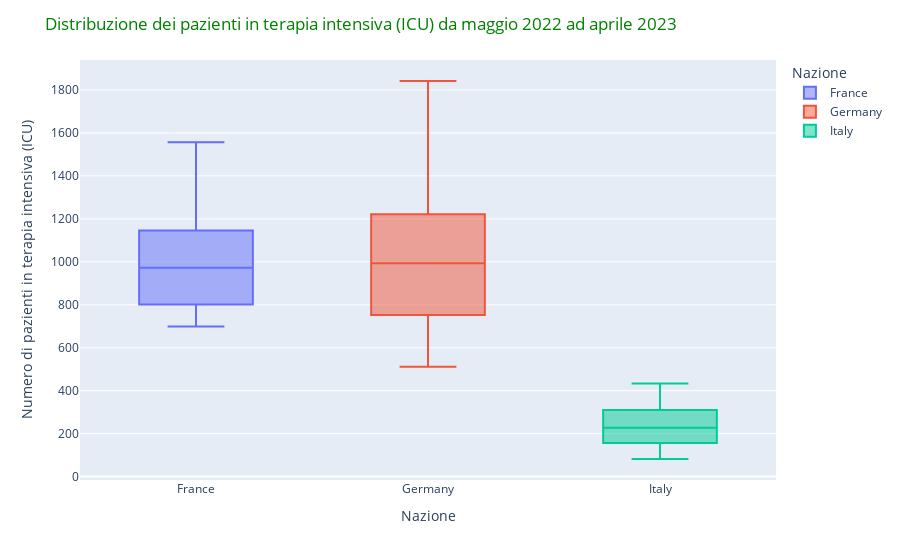

Notebook code cell kept with this figure:
### Code cell
import plotly.express as px

nazioni_selezionate = ['Italy', 'Germany', 'France']
filtro_nazioni = covid_data[covid_data['location'].isin(nazioni_selezionate)]

# periodo da maggio 2022 ad aprile 2023
filtro_periodo = filtro_nazioni[(filtro_nazioni['date'] >= '2022-05-01') & (filtro_nazioni['date'] <= '2023-04-30')]

# creo il boxplot con Plotly
fig = px.box(filtro_periodo, x='location', y='icu_patients', color='location',
             labels={'location': 'Nazione', 'icu_patients': 'Numero di pazienti in terapia intensiva (ICU)'})

fig.update_layout(title_text='Distribuzione dei pazienti in terapia intensiva (ICU) da maggio 2022 ad aprile 2023',
                  title_font_color='green')
fig.show()

### Figure 1 — Plotly figure (JSON) as saved in the notebook; plotly's stock layout.template omitted (floating-point values rounded to 4 significant figures; data arrays with more than 128 entries replaced by an {"elided": "..."} marker saying what was removed)
{"data": [{"alignmentgroup": "True", "hovertemplate": "Nazione=%{x}<br>Numero di pazienti in terapia intensiva (ICU)=%{y}<extra></extra>", "legendgroup": "France", "marker": {"color": "#636efa"}, "name": "France", "notched": false, "offsetgroup": "France", "orientation": "v", "showlegend": true, "type": "box", "x": {"elided": "365 str values"}, "x0": " ", "xaxis": "x", "y": {"elided": "365 int values"}, "y0": " ", "yaxis": "y"}, {"alignmentgroup": "True", "hovertemplate": "Nazione=%{x}<br>Numero di pazienti in terapia intensiva (ICU)=%{y}<extra></extra>", "legendgroup": "Germany", "marker": {"color": "#EF553B"}, "name": "Germany", "notched": false, "offsetgroup": "Germany", "orientation": "v", "showlegend": true, "type": "box", "x": {"elided": "365 str values"}, "x0": " ", "xaxis": "x", "y": {"elided": "365 int values"}, "y0": " ", "yaxis": "y"}, {"alignmentgroup": "True", "hovertemplate": "Nazione=%{x}<br>Numero di pazienti in terapia intensiva (ICU)=%{y}<extra></extra>", "legendgroup": "Italy", "marker": {"color": "#00cc96"}, "name": "Italy", "notched": false, "offsetgroup": "Italy", "orientation": "v", "showlegend": true, "type": "box", "x": {"elided": "365 str values"}, "x0": " ", "xaxis": "x", "y": {"elided": "365 int values"}, "y0": " ", "yaxis": "y"}], "layout": {"autosize": true, "boxmode": "overlay", "legend": {"title": {"text": "Nazione"}, "tracegroupgap": 0}, "margin": {"t": 60}, "title": {"font": {"color": "green"}, "text": "Distribuzione dei pazienti in terapia intensiva (ICU) da maggio 2022 ad aprile 2023"}, "xaxis": {"anchor": "y", "autorange": true, "categoryarray": ["France", "Germany", "Italy"], "categoryorder": "array", "domain": [0, 1], "range": [-0.5, 2.5], "title": {"text": "Nazione"}, "type": "category"}, "yaxis": {"anchor": "x", "autorange": true, "domain": [0, 1], "range": [-15.78, 1940.0], "title": {"text": "Numero di pazienti in terapia intensiva (ICU)"}, "type": "linear"}}}
